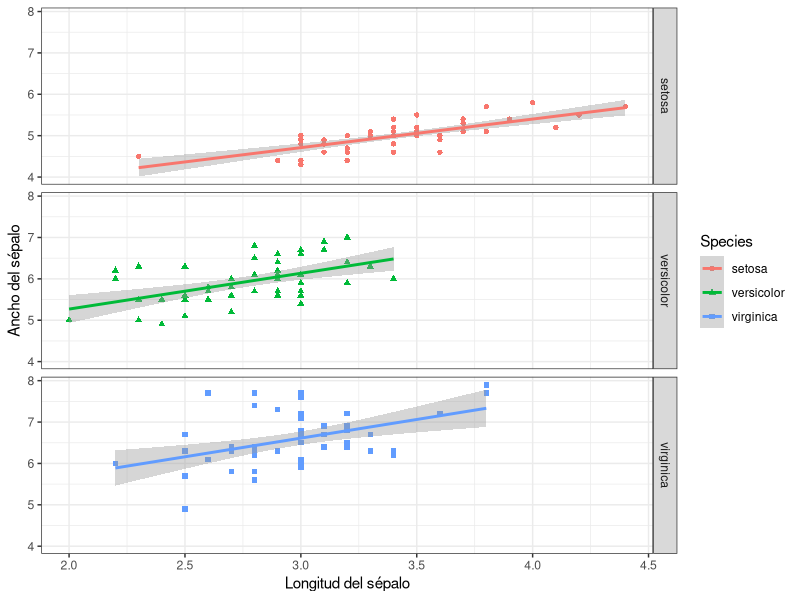

Generate this figure with R:
## ---- chunk 1
knitr::opts_chunk$set(echo = TRUE)
## ---- chunk 2
"Hola"

"Mundo"
## ---- chunk 3
paste("Hola", "mundo")
## ---- chunk 4
paste("Hola", "mundo")
## ---- chunk 5
library("flextable")
library("dplyr")
library("officer") #para tablas
library("tidyverse") #para manejo de datos

datos <- iris[c(1:5, 51:55, 101:105),]
tabla <- flextable(datos) 
tabla <- align(tabla, align = "center", part = "all") # alineamos encabezado y cuerpo en el centro 
tabla <- fontsize(tabla, size = 10, part = "all") 
tabla <- color(tabla, i = ~ Sepal.Length < 5 & Petal.Length > 1, color = "green")  # seleccion en verde aquellas que tengan una longitud del sépalo entre 1 y 5
tabla <- bold(tabla, i = ~ Sepal.Width > 3) # seleccion en negrita de aquellas que tengan un ancho de mayor a 3
tabla
## ---- chunk 6

library("dplyr")

grafico <- ggplot(iris, aes(x = Sepal.Width, y = Sepal.Length, colour = Species)) # Creamos gráfico de ancho y longitud del sepalo con colores en función de la especie
grafico <- grafico + geom_point(aes(shape = Species)) # añadimos la capa con geom_point donde incluimos diferentes geometrias de puntos en función de la especie
grafico <- grafico + xlab("Longitud del sépalo") + ylab("Ancho del sépalo") # incluimos nombres en español a los ejes
grafico <- grafico + geom_smooth(method = "lm") # incluye una regresión lineal con la tendencia de los datos
grafico <- grafico + facet_grid(Species ~ . ) # incluimos un faceteado que divide el grafico en diferentes graficos en funcion de la especie
grafico <- grafico + theme_bw() # incluimos un tema de fondo
grafico
